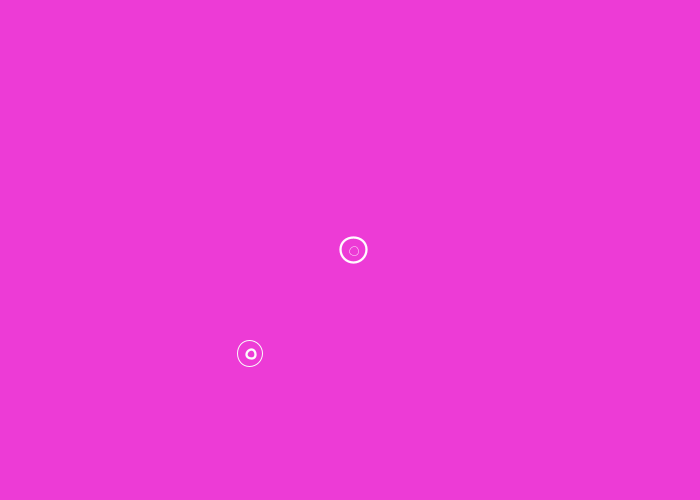
Frame 1 (no input)
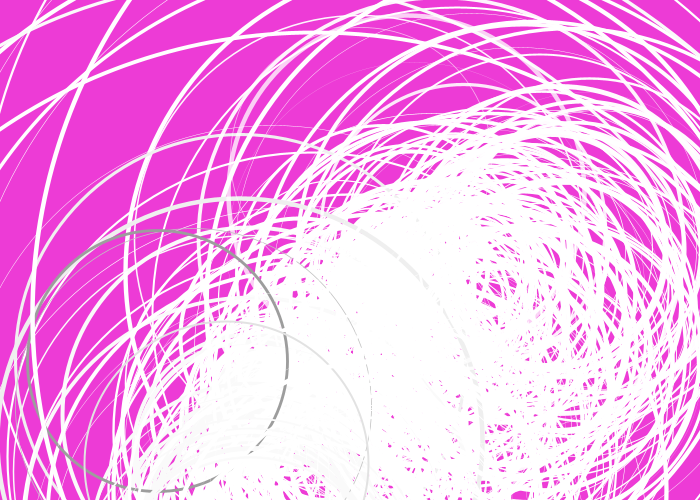
Frame 60 (the mouse pressed at the canvas centre just before this capture)
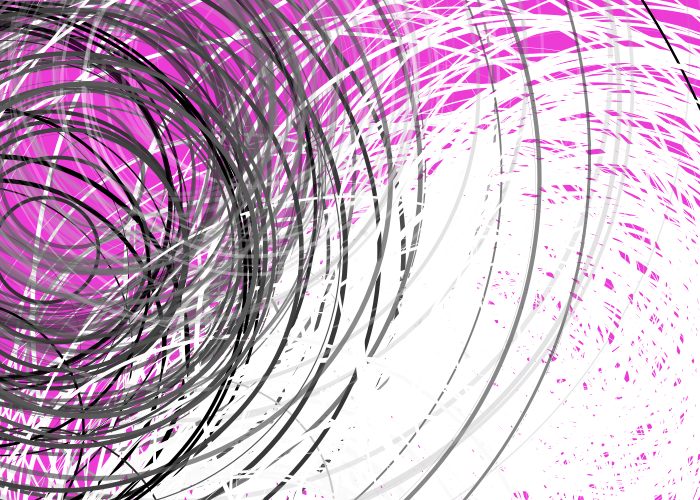
Frame 120 (the mouse held since frame 60 and released just before this capture)

The Processing sketch that drew these frames (run headless with seeded random() and noise(); from frame 60 on, the mouse is pressed at the canvas centre):

// Processing sketch: processing_1522
// ── processing_1522.pde


float nesto=random(0.0,5.5);
float rand=random(100);
void setup(){
  size (700,500);

  background(random(250),random(250),random(250));


}

void draw(){


  for(int deg=0; deg<25*random(10) ;deg+=15){
    float angle =radians(deg);
    float x=width/2+(cos(angle)*nesto);
    float y=height/2+(sin(angle)*nesto);
    noFill();
    stroke(y,x);
    ellipse(y,x,rand,rand);

    stroke(x,y);
    strokeWeight(random(5));
    ellipse(x,y,rand,rand);
    nesto=nesto+0.9;
    rand=nesto+rand/random(10);
    if(x>=width-nesto/rand||x<=2){

      rand*=-1;
    }
    if(y>=height-nesto/rand||y<=2){
      nesto*=-1;
    }
  }
}
